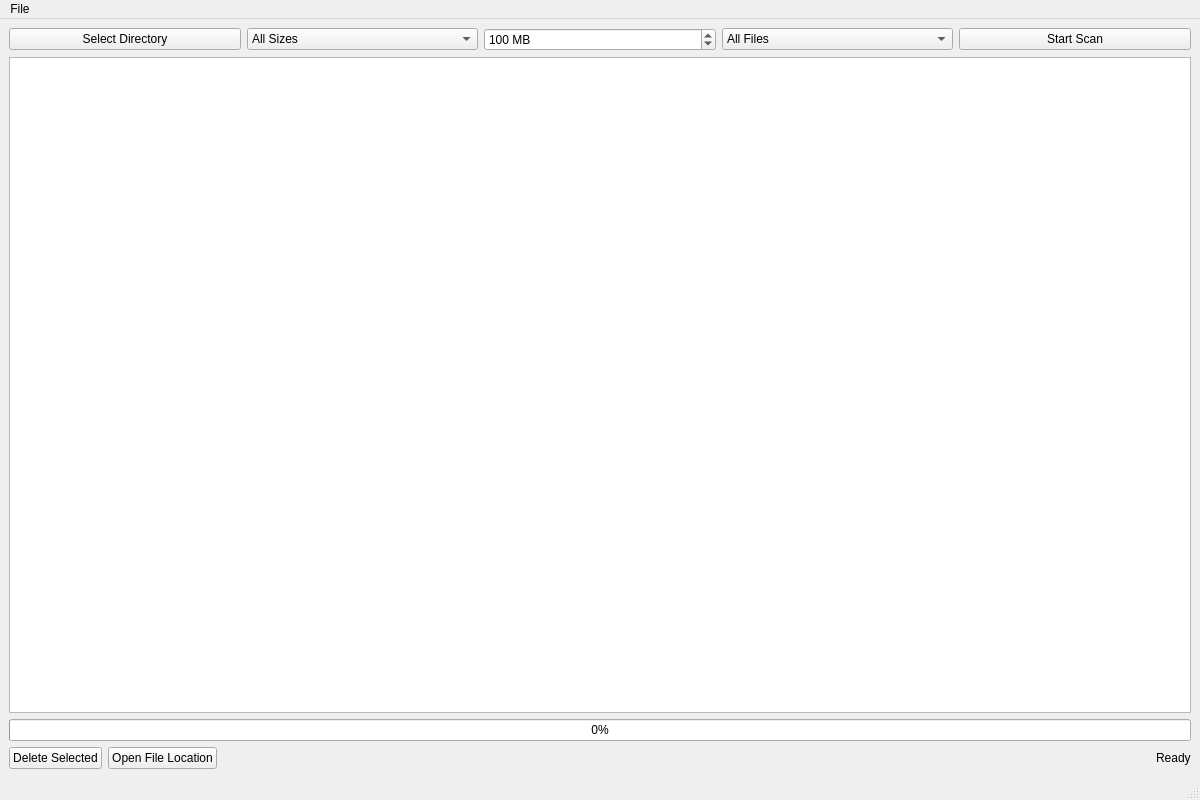
<?xml version="1.0" encoding="UTF-8"?>
<ui version="4.0">
 <class>MainWindow</class>
 <widget class="QMainWindow" name="MainWindow">
  <property name="geometry">
   <rect>
    <x>0</x>
    <y>0</y>
    <width>1200</width>
    <height>800</height>
   </rect>
  </property>
  <property name="windowTitle">
   <string>Storage Helper</string>
  </property>
  <widget class="QWidget" name="centralwidget">
   <layout class="QVBoxLayout" name="verticalLayout">
    <item>
     <layout class="QHBoxLayout" name="horizontalLayout">
      <item>
       <widget class="QPushButton" name="selectDirButton">
        <property name="text">
         <string>Select Directory</string>
        </property>
       </widget>
      </item>
      <item>
       <widget class="QComboBox" name="sizeFilterCombo">
        <item>
         <property name="text">
          <string>All Sizes</string>
         </property>
        </item>
        <item>
         <property name="text">
          <string>Larger than...</string>
         </property>
        </item>
       </widget>
      </item>
      <item>
       <widget class="QSpinBox" name="minSizeSpinBox">
        <property name="suffix">
         <string> MB</string>
        </property>
        <property name="maximum">
         <number>1000000</number>
        </property>
        <property name="value">
         <number>100</number>
        </property>
       </widget>
      </item>
      <item>
       <widget class="QComboBox" name="fileTypeFilter">
        <item>
         <property name="text">
          <string>All Files</string>
         </property>
        </item>
        <item>
         <property name="text">
          <string>Images</string>
         </property>
        </item>
        <item>
         <property name="text">
          <string>Videos</string>
         </property>
        </item>
        <item>
         <property name="text">
          <string>Documents</string>
         </property>
        </item>
        <item>
         <property name="text">
          <string>Archives</string>
         </property>
        </item>
       </widget>
      </item>
      <item>
       <widget class="QPushButton" name="startScanButton">
        <property name="text">
         <string>Start Scan</string>
        </property>
       </widget>
      </item>
     </layout>
    </item>
    <item>
     <widget class="QTreeView" name="fileTreeView">
      <property name="sizePolicy">
       <sizepolicy hsizetype="Expanding" vsizetype="Expanding">
        <horstretch>0</horstretch>
        <verstretch>1</verstretch>
       </sizepolicy>
      </property>
      <property name="selectionMode">
       <enum>QAbstractItemView::ExtendedSelection</enum>
      </property>
      <property name="sortingEnabled">
       <bool>true</bool>
      </property>
     </widget>
    </item>
    <item>
     <widget class="QProgressBar" name="progressBar">
      <property name="value">
       <number>0</number>
      </property>
     </widget>
    </item>
    <item>
     <layout class="QHBoxLayout" name="horizontalLayout_2">
      <item>
       <widget class="QPushButton" name="deleteButton">
        <property name="text">
         <string>Delete Selected</string>
        </property>
       </widget>
      </item>
      <item>
       <widget class="QPushButton" name="openLocationButton">
        <property name="text">
         <string>Open File Location</string>
        </property>
       </widget>
      </item>
      <item>
       <spacer name="horizontalSpacer">
        <property name="orientation">
         <enum>Qt::Horizontal</enum>
        </property>
        <property name="sizeHint" stdset="0">
         <size>
          <width>40</width>
          <height>20</height>
         </size>
        </property>
       </spacer>
      </item>
      <item>
       <widget class="QLabel" name="statusLabel">
        <property name="text">
         <string>Ready</string>
        </property>
       </widget>
      </item>
     </layout>
    </item>
   </layout>
  </widget>
  <widget class="QMenuBar" name="menubar">
   <property name="geometry">
    <rect>
     <x>0</x>
     <y>0</y>
     <width>1200</width>
     <height>22</height>
    </rect>
   </property>
   <widget class="QMenu" name="menuFile">
    <property name="title">
     <string>File</string>
    </property>
    <addaction name="actionExit"/>
   </widget>
   <addaction name="menuFile"/>
  </widget>
  <widget class="QStatusBar" name="statusbar"/>
  <action name="actionExit">
   <property name="text">
    <string>Exit</string>
   </property>
  </action>
 </widget>
 <resources/>
 <connections/>
</ui> 
